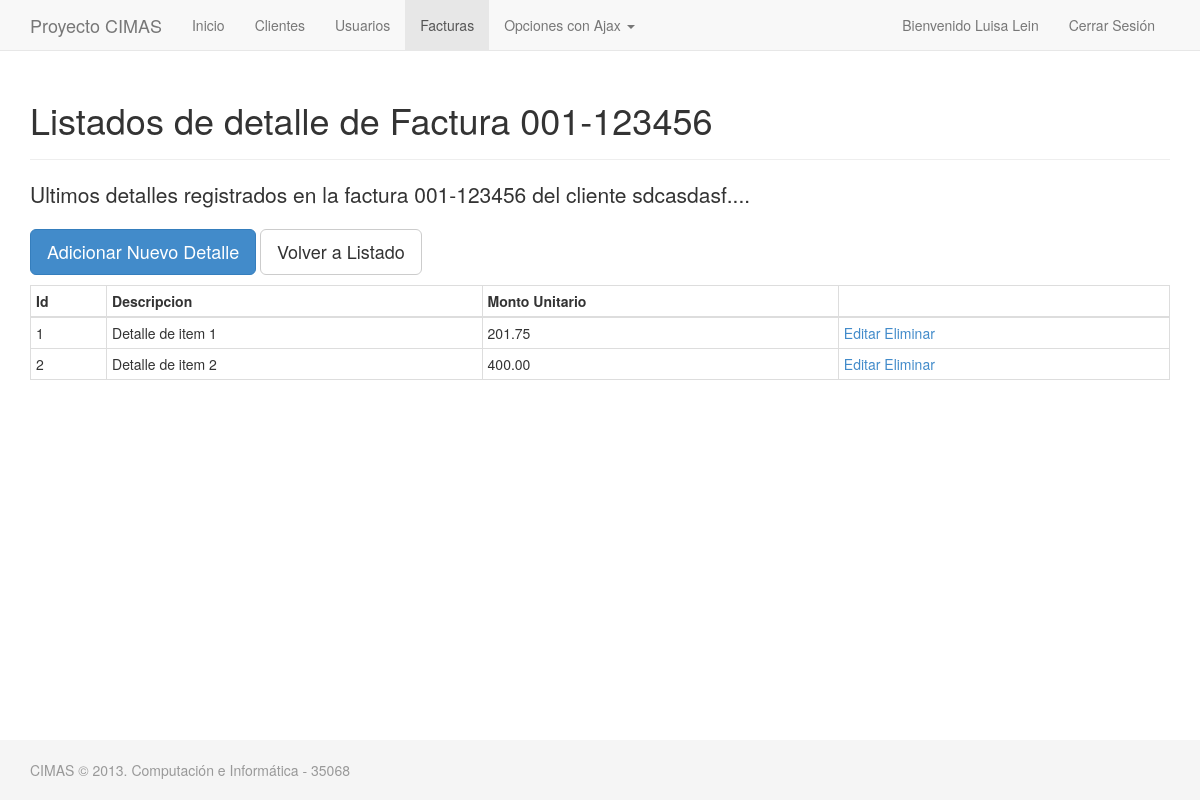
The app's page /facturas/ver.php?id=1 (signed in) with its own data.
### tables this page shows
CREATE TABLE `facturaenc` (
  `idfacturaenc` int(11) NOT NULL AUTO_INCREMENT,
  `idcliente` int(11) NOT NULL,
  `nro_factura` varchar(20) NOT NULL,
  `fecha` date DEFAULT NULL,
  `detalle` varchar(250) DEFAULT NULL,
  `status` char(1) DEFAULT 'N',
  PRIMARY KEY (`idfacturaenc`)
);

CREATE TABLE `cliente` (
  `idcliente` int(11) NOT NULL AUTO_INCREMENT,
  `nombre_cliente` varchar(250) NOT NULL,
  `status` char(1) NOT NULL DEFAULT 'E',
  PRIMARY KEY (`idcliente`)
);

CREATE TABLE `facturadet` (
  `idfacturadet` int(11) NOT NULL AUTO_INCREMENT,
  `idfacturaenc` int(11) NOT NULL,
  `descripcion` varchar(250) DEFAULT NULL,
  `monto` decimal(9,2) NOT NULL DEFAULT '0.00',
  PRIMARY KEY (`idfacturadet`)
);

### include/FacturaEnc.php (called while the page is built, shortened)
<?php
class FacturaEnc extends DB
{
	public function getFacturaEncById($id)
	{
		$link = $this->getConnection();
		$res = $link->prepare('SELECT * FROM facturaenc WHERE idfacturaenc = ?');
		$res->execute(array($id));
		$rows = $res->fetchAll();
		if(count($rows) > 0)
			return $rows[0];
		else
			return false;
	}
}

### include/Cliente.php (called while the page is built, shortened)
<?php
class Cliente extends DB
{
	public function getClienteById($id)
	{
		$link = $this->getConnection();
		$res = $link->prepare('SELECT * FROM cliente WHERE idcliente = ?');
		$res->execute(array($id));
		$rows = $res->fetchAll();
		if(count($rows) > 0)
			return $rows[0];
		else
			return false;
	}
}

### include/FacturaDet.php (called while the page is built, shortened)
<?php
class FacturaDet extends DB
{
	public function obtenerFacturasDetalles($idFacturaEnc)
	{
		$link = $this->getConnection();
		$sql = 'SELECT facturadet.idfacturadet, facturadet.monto, facturadet.descripcion';
		$sql .= '   FROM facturadet ';
		$sql .= ' WHERE facturadet.idfacturaenc = ? ';
		$res = $link->prepare($sql);
		$res->execute(array($idFacturaEnc));
		$rows = $res->fetchAll();
		return $rows;
	}
}

### facturas/ver.php (the view, shortened to what this page needs)
<?php
require_once '../include/Cliente.php';
require_once '../include/FacturaDet.php';
require_once '../include/FacturaEnc.php';
$idFacturaEnc = (int)$_GET['id'];
$oFacturaEnc = new FacturaEnc();
$oCliente = new Cliente();
$factura = $oFacturaEnc->getFacturaEncById($idFacturaEnc);
if($factura)
	$cliente = $oCliente->getClienteById($factura['idcliente']);
else {
	die('Error de ingreso, seleccione una factura valida.');
}
?>
<!DOCTYPE html>
<html lang="en">
  <head>
    <link href="../css/bootstrap.css" rel="stylesheet">
    <link href="../css/sticky-footer-navbar.css" rel="stylesheet">
  </head>
  <body>
    <div id="wrap">
      <?php include '../header.php';?>
      <div class="container">
        <div class="page-header">
          <h1>Listados de detalle de Factura <?php echo $factura['nro_factura']?></h1>
        </div>
        <p class="lead">Ultimos detalles registrados en la factura <?php echo $factura['nro_factura']?> del cliente <?php echo $cliente['nombre_cliente']?>....</p>
        <p>
            <a href="nuevo_item.php?id=<?php echo $factura['idfacturaenc']?>" class="btn btn-primary btn-lg">Adicionar Nuevo Detalle</a>
            <a href="index.php" class="btn btn-default btn-lg">Volver a Listado</a>
        </p>
        <div class="table-responsive">
        <table class='table table-bordered table-hover table-condensed'>
                <thead>
                        <tr>
                                <th>Id</th>
                                <th>Descripcion</th>
                                <th>Monto Unitario</th>
                                <th>&nbsp;</th>
                        </tr>
                <thead>
                <tbody>
<?php
$oUsu = new FacturaDet();
$facturas = $oUsu->obtenerFacturasDetalles($idFacturaEnc);
foreach($facturas as $item){ ?>
                        <tr>
                                <td><?php echo $item['idfacturadet'];?></td>
                                <td><?php echo $item['descripcion'];?></td>
                                <td><?php echo $item['monto'];?></td>
                                <td>
                                        <a href="edit_item.php?id=<?php echo $item['idfacturadet'];?>">Editar</a>
                                        <a href="delete_item.php?id=<?php echo $item['idfacturadet'];?>">Eliminar</a>
                                </td>
                        </tr>
<?php } ?>
                </tbody>
        </table>
        </div>
        </div>
    </div>
	<?php include '../footer.php';?>
  </body>
</html>

### header.php (shortened to what this page needs)
<?php
$archivo = dirname($_SERVER['PHP_SELF']);
$menu_inicio_activo = false;
$menu_usuario_activo = false;
$menu_cliente_activo = false;
$menu_facturas_activo = false;
if(stristr($archivo,'usuario')) {
	$menu_usuario_activo = true;
} elseif( stristr($archivo,'cliente') ){
	$menu_cliente_activo = true;
} elseif( stristr($archivo,'facturas') ){
	$menu_facturas_activo = true;
} else {
	$menu_inicio_activo = true;
}
?>
  <div class="navbar navbar-default navbar-fixed-top">
	<div class="container">
	  <div class="navbar-header">
		<a class="navbar-brand" href="#">Proyecto CIMAS</a>
	  </div>
	  <div class="collapse navbar-collapse">
		<ul class="nav navbar-nav">
		  <li <?php echo ($menu_inicio_activo) ? 'class="active"':''; ?>><a href="/ejemplo10">Inicio</a></li>
                  <li <?php echo ($menu_cliente_activo) ? 'class="active"':''; ?>><a href="/ejemplo10/cliente">Clientes</a></li>
		  <li <?php echo ($menu_usuario_activo) ? 'class="active"':''; ?>><a href="/ejemplo10/usuario">Usuarios</a></li>
		  <li <?php echo ($menu_facturas_activo) ? 'class="active"':''; ?>><a href="/ejemplo10/facturas">Facturas</a></li>
		  <li class="dropdown">
			<a href="#" class="dropdown-toggle" data-toggle="dropdown">Opciones con Ajax <b class="caret"></b></a>
		  </li>
		</ul>
		<ul class="nav navbar-nav navbar-right">
			<li><a href="#">Bienvenido <?php echo $_SESSION['nick'];?></a></li>
			<li><a href="/ejemplo10/salir.php">Cerrar Sesión</a></li>
		</ul>
	  </div>
	</div>
  </div>

### footer.php
<div id="footer">
  <div class="container">
	<p class="text-muted credit">CIMAS &copy <?php echo date('Y');?>. Computación e Informática - 35068</p>
  </div>
</div>

### css/sticky-footer-navbar.css (style rules this page uses)
html, body { height: 100%; }
#wrap { min-height: 100%; height: auto !important; height: 100%; margin: 0 auto -60px; padding: 0 0 60px; }
#footer { height: 60px; background-color: #f5f5f5; }
#wrap > .container { padding: 60px 15px 0; }
.container .credit { margin: 20px 0; }
#footer > .container { padding-left: 15px; padding-right: 15px; }

### records on screen
facturaenc: nro_factura "001-123456"
cliente: nombre_cliente "sdcasdasf"
facturadet: idfacturadet "1", descripcion "Detalle de item 1", monto "201.75"
facturadet: idfacturadet "2", descripcion "Detalle de item 2", monto "400.00"

### other values on screen
$_SESSION['nick'] "Luisa Lein"
